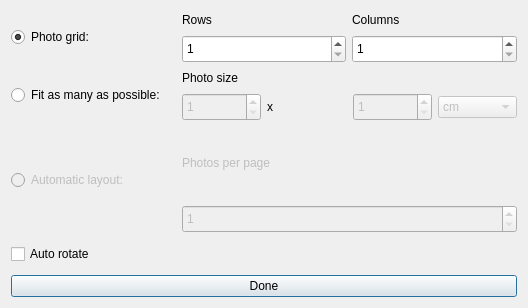
<?xml version="1.0" encoding="UTF-8"?>
<ui version="4.0">
 <class>AdvPrintCustomLayout</class>
 <widget class="QDialog" name="AdvPrintCustomLayout">
  <property name="geometry">
   <rect>
    <x>0</x>
    <y>0</y>
    <width>528</width>
    <height>308</height>
   </rect>
  </property>
  <property name="sizePolicy">
   <sizepolicy hsizetype="Preferred" vsizetype="Preferred">
    <horstretch>0</horstretch>
    <verstretch>0</verstretch>
   </sizepolicy>
  </property>
  <property name="minimumSize">
   <size>
    <width>490</width>
    <height>221</height>
   </size>
  </property>
  <property name="windowTitle">
   <string>Custom layout</string>
  </property>
  <layout class="QVBoxLayout" name="verticalLayout_7">
   <item>
    <layout class="QGridLayout" name="gridLayout">
     <item row="6" column="0">
      <widget class="QRadioButton" name="m_fitAsManyCheck">
       <property name="enabled">
        <bool>true</bool>
       </property>
       <property name="sizePolicy">
        <sizepolicy hsizetype="Minimum" vsizetype="Preferred">
         <horstretch>0</horstretch>
         <verstretch>0</verstretch>
        </sizepolicy>
       </property>
       <property name="minimumSize">
        <size>
         <width>0</width>
         <height>46</height>
        </size>
       </property>
       <property name="text">
        <string>Fit as many as possible:</string>
       </property>
      </widget>
     </item>
     <item row="3" column="1">
      <layout class="QVBoxLayout" name="verticalLayout_2">
       <item>
        <widget class="QLabel" name="label">
         <property name="sizePolicy">
          <sizepolicy hsizetype="Preferred" vsizetype="Fixed">
           <horstretch>0</horstretch>
           <verstretch>0</verstretch>
          </sizepolicy>
         </property>
         <property name="minimumSize">
          <size>
           <width>0</width>
           <height>18</height>
          </size>
         </property>
         <property name="text">
          <string>Rows</string>
         </property>
        </widget>
       </item>
       <item>
        <widget class="QSpinBox" name="m_gridRows">
         <property name="sizePolicy">
          <sizepolicy hsizetype="Minimum" vsizetype="Fixed">
           <horstretch>0</horstretch>
           <verstretch>0</verstretch>
          </sizepolicy>
         </property>
         <property name="minimumSize">
          <size>
           <width>0</width>
           <height>28</height>
          </size>
         </property>
         <property name="minimum">
          <number>1</number>
         </property>
        </widget>
       </item>
      </layout>
     </item>
     <item row="6" column="1" colspan="2">
      <layout class="QVBoxLayout" name="verticalLayout_9">
       <item>
        <widget class="QLabel" name="label_4">
         <property name="sizePolicy">
          <sizepolicy hsizetype="Preferred" vsizetype="Fixed">
           <horstretch>0</horstretch>
           <verstretch>0</verstretch>
          </sizepolicy>
         </property>
         <property name="minimumSize">
          <size>
           <width>0</width>
           <height>18</height>
          </size>
         </property>
         <property name="text">
          <string>Photo size</string>
         </property>
        </widget>
       </item>
       <item>
        <layout class="QHBoxLayout" name="horizontalLayout">
         <item>
          <widget class="QSpinBox" name="m_photoHeight">
           <property name="enabled">
            <bool>false</bool>
           </property>
           <property name="sizePolicy">
            <sizepolicy hsizetype="Minimum" vsizetype="Fixed">
             <horstretch>0</horstretch>
             <verstretch>0</verstretch>
            </sizepolicy>
           </property>
           <property name="minimumSize">
            <size>
             <width>0</width>
             <height>28</height>
            </size>
           </property>
           <property name="minimum">
            <number>1</number>
           </property>
           <property name="maximum">
            <number>999</number>
           </property>
          </widget>
         </item>
         <item>
          <widget class="QLabel" name="label_3">
           <property name="sizePolicy">
            <sizepolicy hsizetype="Preferred" vsizetype="Fixed">
             <horstretch>0</horstretch>
             <verstretch>0</verstretch>
            </sizepolicy>
           </property>
           <property name="text">
            <string>x</string>
           </property>
          </widget>
         </item>
         <item>
          <widget class="QSpinBox" name="m_photoWidth">
           <property name="enabled">
            <bool>false</bool>
           </property>
           <property name="sizePolicy">
            <sizepolicy hsizetype="Minimum" vsizetype="Fixed">
             <horstretch>0</horstretch>
             <verstretch>0</verstretch>
            </sizepolicy>
           </property>
           <property name="minimumSize">
            <size>
             <width>0</width>
             <height>28</height>
            </size>
           </property>
           <property name="minimum">
            <number>1</number>
           </property>
           <property name="maximum">
            <number>999</number>
           </property>
          </widget>
         </item>
         <item>
          <widget class="QComboBox" name="m_photoUnits">
           <property name="enabled">
            <bool>false</bool>
           </property>
           <property name="sizePolicy">
            <sizepolicy hsizetype="Preferred" vsizetype="Fixed">
             <horstretch>0</horstretch>
             <verstretch>0</verstretch>
            </sizepolicy>
           </property>
           <item>
            <property name="text">
             <string>cm</string>
            </property>
           </item>
           <item>
            <property name="text">
             <string>mm</string>
            </property>
           </item>
           <item>
            <property name="text">
             <string>inches</string>
            </property>
           </item>
          </widget>
         </item>
        </layout>
       </item>
      </layout>
     </item>
     <item row="3" column="2">
      <layout class="QVBoxLayout" name="verticalLayout_8">
       <item>
        <widget class="QLabel" name="label_2">
         <property name="sizePolicy">
          <sizepolicy hsizetype="Preferred" vsizetype="Fixed">
           <horstretch>0</horstretch>
           <verstretch>0</verstretch>
          </sizepolicy>
         </property>
         <property name="minimumSize">
          <size>
           <width>0</width>
           <height>18</height>
          </size>
         </property>
         <property name="text">
          <string>Columns</string>
         </property>
        </widget>
       </item>
       <item>
        <widget class="QSpinBox" name="m_gridColumns">
         <property name="sizePolicy">
          <sizepolicy hsizetype="Minimum" vsizetype="Fixed">
           <horstretch>0</horstretch>
           <verstretch>0</verstretch>
          </sizepolicy>
         </property>
         <property name="minimumSize">
          <size>
           <width>0</width>
           <height>28</height>
          </size>
         </property>
         <property name="minimum">
          <number>1</number>
         </property>
        </widget>
       </item>
      </layout>
     </item>
     <item row="3" column="0">
      <widget class="QRadioButton" name="m_photoGridCheck">
       <property name="sizePolicy">
        <sizepolicy hsizetype="Minimum" vsizetype="Preferred">
         <horstretch>0</horstretch>
         <verstretch>0</verstretch>
        </sizepolicy>
       </property>
       <property name="minimumSize">
        <size>
         <width>0</width>
         <height>46</height>
        </size>
       </property>
       <property name="text">
        <string>Photo grid:</string>
       </property>
       <property name="checked">
        <bool>true</bool>
       </property>
      </widget>
     </item>
     <item row="7" column="0">
      <widget class="QRadioButton" name="m_photosXPageCheck">
       <property name="enabled">
        <bool>false</bool>
       </property>
       <property name="sizePolicy">
        <sizepolicy hsizetype="Minimum" vsizetype="Preferred">
         <horstretch>0</horstretch>
         <verstretch>0</verstretch>
        </sizepolicy>
       </property>
       <property name="minimumSize">
        <size>
         <width>0</width>
         <height>46</height>
        </size>
       </property>
       <property name="text">
        <string>Automatic layout:</string>
       </property>
      </widget>
     </item>
     <item row="7" column="1" colspan="2">
      <layout class="QVBoxLayout" name="verticalLayout">
       <item>
        <widget class="QLabel" name="label_5">
         <property name="enabled">
          <bool>false</bool>
         </property>
         <property name="text">
          <string>Photos per page</string>
         </property>
        </widget>
       </item>
       <item>
        <widget class="QSpinBox" name="m_photosXPage">
         <property name="enabled">
          <bool>false</bool>
         </property>
         <property name="sizePolicy">
          <sizepolicy hsizetype="Minimum" vsizetype="Fixed">
           <horstretch>0</horstretch>
           <verstretch>0</verstretch>
          </sizepolicy>
         </property>
         <property name="minimumSize">
          <size>
           <width>0</width>
           <height>28</height>
          </size>
         </property>
         <property name="frame">
          <bool>true</bool>
         </property>
         <property name="readOnly">
          <bool>false</bool>
         </property>
         <property name="specialValueText">
          <string extracomment="0 to disable"/>
         </property>
         <property name="minimum">
          <number>1</number>
         </property>
         <property name="singleStep">
          <number>1</number>
         </property>
         <property name="value">
          <number>1</number>
         </property>
        </widget>
       </item>
      </layout>
     </item>
    </layout>
   </item>
   <item>
    <layout class="QHBoxLayout" name="horizontalLayout_5">
     <item>
      <widget class="QCheckBox" name="m_autorotate">
       <property name="text">
        <string>Auto rotate</string>
       </property>
      </widget>
     </item>
     <item>
      <spacer name="horizontalSpacer_3">
       <property name="orientation">
        <enum>Qt::Horizontal</enum>
       </property>
       <property name="sizeHint" stdset="0">
        <size>
         <width>258</width>
         <height>30</height>
        </size>
       </property>
      </spacer>
     </item>
    </layout>
   </item>
   <item>
    <widget class="QPushButton" name="m_doneButton">
     <property name="text">
      <string>Done</string>
     </property>
    </widget>
   </item>
  </layout>
 </widget>
 <resources/>
 <connections>
  <connection>
   <sender>m_fitAsManyCheck</sender>
   <signal>toggled(bool)</signal>
   <receiver>m_photoHeight</receiver>
   <slot>setEnabled(bool)</slot>
   <hints>
    <hint type="sourcelabel">
     <x>92</x>
     <y>90</y>
    </hint>
    <hint type="destinationlabel">
     <x>288</x>
     <y>101</y>
    </hint>
   </hints>
  </connection>
  <connection>
   <sender>m_fitAsManyCheck</sender>
   <signal>toggled(bool)</signal>
   <receiver>m_photoWidth</receiver>
   <slot>setEnabled(bool)</slot>
   <hints>
    <hint type="sourcelabel">
     <x>92</x>
     <y>90</y>
    </hint>
    <hint type="destinationlabel">
     <x>215</x>
     <y>101</y>
    </hint>
   </hints>
  </connection>
  <connection>
   <sender>m_fitAsManyCheck</sender>
   <signal>toggled(bool)</signal>
   <receiver>m_photoUnits</receiver>
   <slot>setEnabled(bool)</slot>
   <hints>
    <hint type="sourcelabel">
     <x>92</x>
     <y>90</y>
    </hint>
    <hint type="destinationlabel">
     <x>355</x>
     <y>101</y>
    </hint>
   </hints>
  </connection>
  <connection>
   <sender>m_photoGridCheck</sender>
   <signal>toggled(bool)</signal>
   <receiver>m_gridRows</receiver>
   <slot>setEnabled(bool)</slot>
   <hints>
    <hint type="sourcelabel">
     <x>92</x>
     <y>32</y>
    </hint>
    <hint type="destinationlabel">
     <x>279</x>
     <y>43</y>
    </hint>
   </hints>
  </connection>
  <connection>
   <sender>m_photoGridCheck</sender>
   <signal>toggled(bool)</signal>
   <receiver>m_gridColumns</receiver>
   <slot>setEnabled(bool)</slot>
   <hints>
    <hint type="sourcelabel">
     <x>92</x>
     <y>32</y>
    </hint>
    <hint type="destinationlabel">
     <x>215</x>
     <y>43</y>
    </hint>
   </hints>
  </connection>
 </connections>
</ui>
